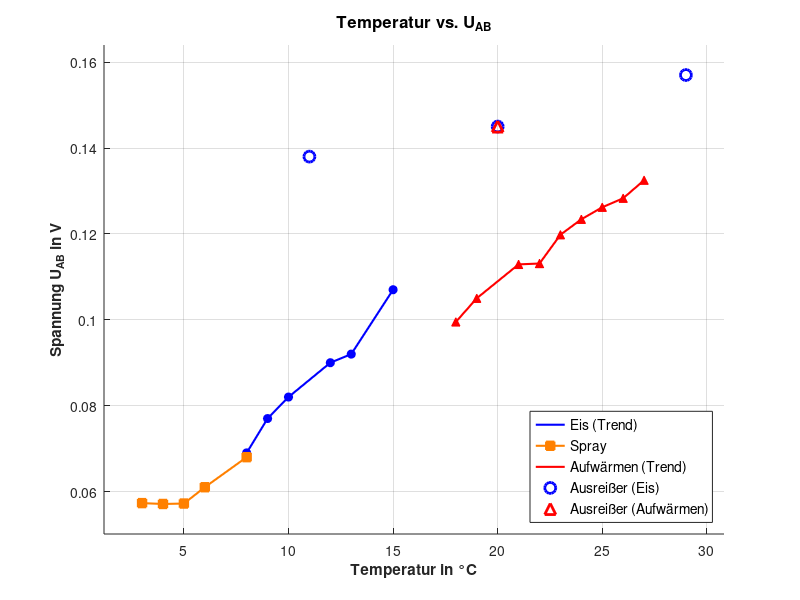
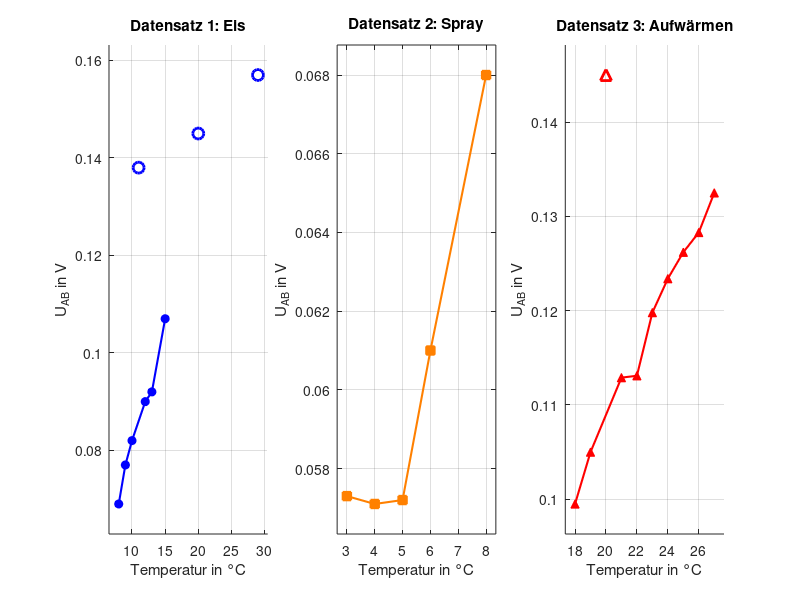

The MATLAB source for these figures, in order: (Note: this script raises an error after producing the figures.)
% MATLAB-Skript: Zusammenhang zwischen Temperatur und U_AB
clear; clc; close all;

%% 1. Daten einlesen
% Datensatz 1: Eis
Temp_Eis = [29, 20, 15, 13, 12, 11, 10, 9, 8];
U_AB_Eis = [0.157, 0.145, 0.107, 0.092, 0.09, 0.138, 0.082, 0.077, 0.069];

% Datensatz 2: Spray
Temp_Spray = [8, 6, 5, 4, 3];
U_AB_Spray = [0.068, 0.061, 0.0572, 0.0571, 0.0573];

% Datensatz 3: Aufwärmen
Temp_Aufwaermen = [18, 19, 20, 21, 22, 23, 24, 25, 26, 27];
U_AB_Aufwaermen = [0.0995, 0.105, 0.145, 0.1129, 0.1131, 0.1198, 0.1234, 0.1262, 0.1283, 0.1325];

%% 2. Ausreißer definieren und aus den Linien-Daten extrahieren
% Identifizierte Ausreißer-Indizes innerhalb der jeweiligen Datensätze:
idx_outliers_eis = [1, 2, 6];     % 29°C, 20°C und 11°C im Eis-Datensatz
idx_outliers_aufw = [3];          % 20°C im Aufwärmen-Datensatz

% Indizes der gültigen (validen) Punkte bestimmen
idx_valid_eis = setdiff(1:length(Temp_Eis), idx_outliers_eis);
idx_valid_aufw = setdiff(1:length(Temp_Aufwaermen), idx_outliers_aufw);

% Bereinigte Vektoren erstellen (diese werden durchgängig verbunden)
Temp_Eis_valid = Temp_Eis(idx_valid_eis);
U_AB_Eis_valid = U_AB_Eis(idx_valid_eis);

Temp_Aufwaermen_valid = Temp_Aufwaermen(idx_valid_aufw);
U_AB_Aufwaermen_valid = U_AB_Aufwaermen(idx_valid_aufw);

%% 3. Diagramm 1: Alle Datensätze in einem Diagramm
figure('Name', 'Zusammenhang Temp - U_AB (Alle zusammen)', 'Position', [100, 100, 600, 400]);
hold on; grid on;

% 3a. Datensatz Eis: Durchgehende blaue Linie nur durch valide Punkte + alle validen Marker (ausgefüllt)
plot(Temp_Eis_valid, U_AB_Eis_valid, 'b-', 'LineWidth', 1.5, 'DisplayName', 'Eis (Trend)');
plot(Temp_Eis_valid, U_AB_Eis_valid, 'bo', 'MarkerFaceColor', 'b', 'HandleVisibility', 'off');

% 3b. Datensatz Spray: Komplett normal (keine Ausreißer)
plot(Temp_Spray, U_AB_Spray, '-s', 'Color', [1.0 0.5 0.0], 'LineWidth', 1.5, 'MarkerFaceColor', [1.0 0.5 0.0], 'DisplayName', 'Spray');

% 3c. Datensatz Aufwärmen: Durchgehende rote Linie nur durch valide Punkte + alle validen Marker (ausgefüllt)
plot(Temp_Aufwaermen_valid, U_AB_Aufwaermen_valid, 'r-', 'LineWidth', 1.5, 'DisplayName', 'Aufwärmen (Trend)');
plot(Temp_Aufwaermen_valid, U_AB_Aufwaermen_valid, 'r^', 'MarkerFaceColor', 'r', 'HandleVisibility', 'off');

% 3d. Die Ausreißer nach Gruppenschema plotten (gleiche Form/Farbe, aber unaufgefüllt und dicker)
plot(Temp_Eis(idx_outliers_eis), U_AB_Eis(idx_outliers_eis), 'ob', 'MarkerSize', 8, 'LineWidth', 2, 'DisplayName', 'Ausreißer (Eis)');
plot(Temp_Aufwaermen(idx_outliers_aufw), U_AB_Aufwaermen(idx_outliers_aufw), '^r', 'MarkerSize', 8, 'LineWidth', 2, 'DisplayName', 'Ausreißer (Aufwärmen)');

axis padded;
xlabel('Temperatur in °C', 'FontSize', 11, 'FontWeight', 'bold');
ylabel('Spannung U_{AB} in V', 'FontSize', 11, 'FontWeight', 'bold');
title('Temperatur vs. U_{AB}', 'FontSize', 12);
legend('Location', 'southeast', 'FontSize', 10);
hold off;

%% 4. Diagramm 2: Alle Datensätze in getrennten Diagrammen (Subplots)
figure('Name', 'Zusammenhang Temp - U_AB (Getrennt)', 'Position', [100, 600, 1200, 380]);

% Subplot 1: Eis
subplot(1, 3, 1);
hold on; grid on;
plot(Temp_Eis_valid, U_AB_Eis_valid, 'b-', 'LineWidth', 1.5);
plot(Temp_Eis_valid, U_AB_Eis_valid, 'bo', 'MarkerFaceColor', 'b');
% Ausreißer Eis (blaue, unaufgefüllte Kreise)
plot(Temp_Eis(idx_outliers_eis), U_AB_Eis(idx_outliers_eis), 'ob', 'MarkerSize', 8, 'LineWidth', 2);
axis padded;
xlabel('Temperatur in °C'); ylabel('U_{AB} in V');
title('Datensatz 1: Eis');
hold off;

% Subplot 2: Spray
subplot(1, 3, 2);
plot(Temp_Spray, U_AB_Spray, '-s', 'Color', [1.0 0.5 0.0], 'LineWidth', 1.5, 'MarkerFaceColor', [1.0 0.5 0.0]);
axis padded; grid on;
xlabel('Temperatur in °C'); ylabel('U_{AB} in V');
title('Datensatz 2: Spray');

% Subplot 3: Aufwärmen
subplot(1, 3, 3);
hold on; grid on;
plot(Temp_Aufwaermen_valid, U_AB_Aufwaermen_valid, 'r-', 'LineWidth', 1.5);
plot(Temp_Aufwaermen_valid, U_AB_Aufwaermen_valid, 'r^', 'MarkerFaceColor', 'r');
% Ausreißer Aufwärmen (rote, unaufgefüllte Dreiecke)
plot(Temp_Aufwaermen(idx_outliers_aufw), U_AB_Aufwaermen(idx_outliers_aufw), '^r', 'MarkerSize', 8, 'LineWidth', 2);
axis padded;
xlabel('Temperatur in °C'); ylabel('U_{AB} in V');
title('Datensatz 3: Aufwärmen');
hold off;

% Gesamttitel 
sgtitle('Zusammenhang zwischen Temperatur und U_{AB} (Getrennte Ansicht)', 'FontSize', 14, 'FontWeight', 'bold');
